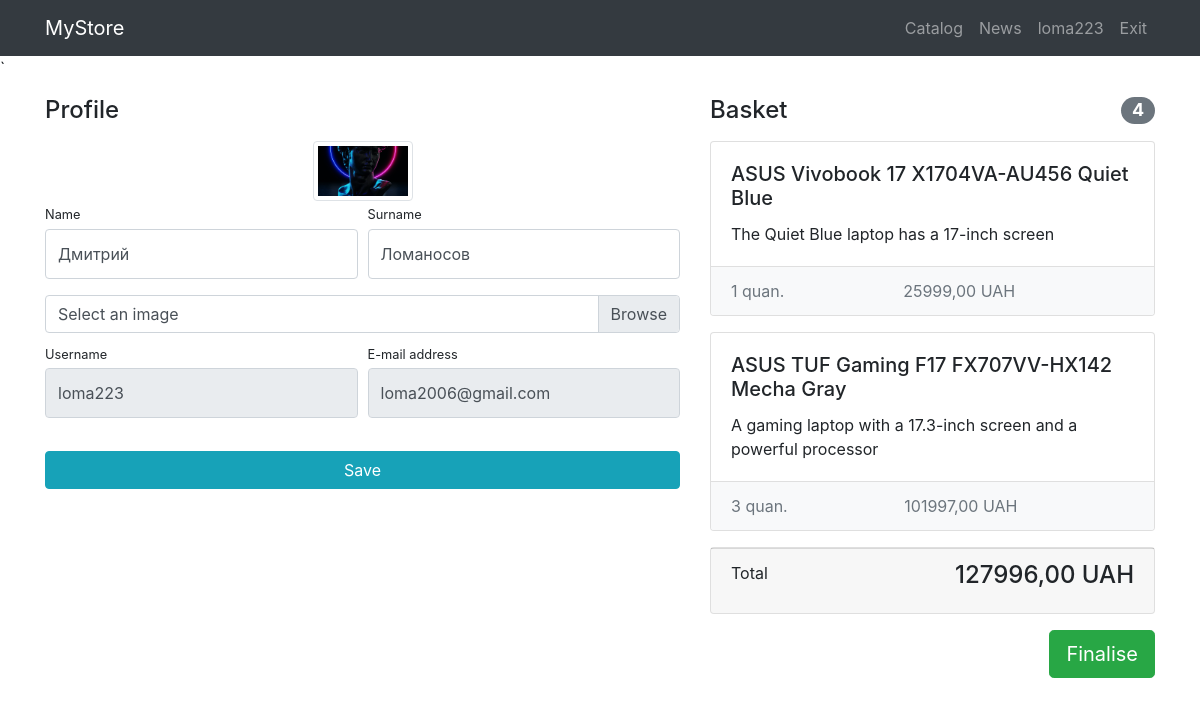
Page /users/profile/ (signed in) on the earlier database version.
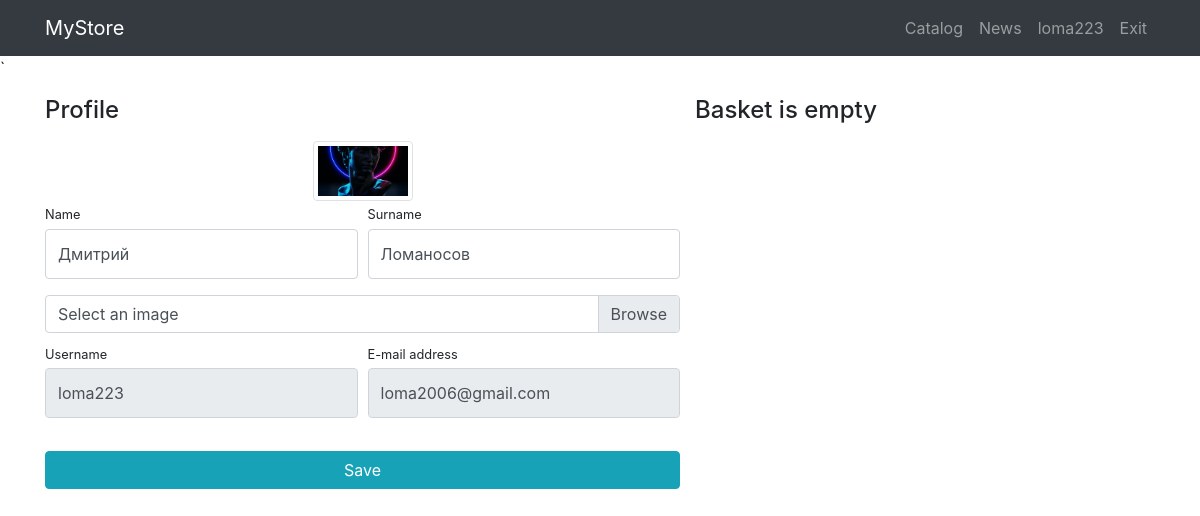
Same page on the later database version.
### products/models.py (models this page shows, shortened)
class Basket(models.Model):
    user= models.ForeignKey(User,on_delete=models.CASCADE)
    product= models.ForeignKey(Product,on_delete=models.CASCADE)
    quantity = models.PositiveIntegerField(default=0)
    created_timestap = models.DateTimeField(auto_now_add=True)
    def sum(self):
        res = self.quantity * self.product.price
        return res

class Product(models.Model):
    name = models.CharField(max_length=256)
    image = models.ImageField(upload_to='products_images',blank=True)
    description = models.TextField(blank= True)
    short_description = models.CharField(max_length=64,blank=True)
    price = models.DecimalField(max_digits=8,decimal_places=2,default=0)
    quantity= models.PositiveBigIntegerField(default=0)
    category = models.ForeignKey(ProductCategory,on_delete=models.CASCADE)

### users/views.py (the view)
# urls.py: path('profile/',profile,name= 'profile'),
def profile(request):
    user = request.user
    if request.method == 'POST':
        form = UserProfileForm(data = request.POST,instance=user,files = request.FILES)
        if form.is_valid():
            form.save()
            return HttpResponseRedirect(reverse('users:profile'))
    else:
        form = UserProfileForm(instance=user)
    baskets = Basket.objects.filter(user=user)
    total_quantity = sum(basket.quantity for basket in baskets)
    total_sum = sum(basket.sum() for basket in baskets)
    context = {'title':'ElectroHub - Profile',
                'form':form,
               'baskets':baskets,
               'total_quantity':total_quantity,
               'total_sum':total_sum}
    return render(request,'users/profile.html',context)

### users/forms.py
class UserProfileForm(UserChangeForm):
    username = forms.CharField(widget=forms.TextInput(attrs={'readonly':True}))
    email = forms.CharField(widget=forms.EmailInput(attrs={'readonly':True}))
    image = forms.ImageField(widget=forms.FileInput(),required=False)
    class Meta:
        model = User
        fields = ('username','email',"first_name", 'last_name','image')
    def __init__(self, *args, **kwargs):
        super(UserProfileForm, self).__init__(*args, **kwargs)
        for field_name, field in self.fields.items():
            field.widget.attrs['class'] = "form-control py-4"
        self.fields['image'].widget.attrs['class']='custom-file-input'

### users/templates/users/profile.html (shortened to what this page needs)
{%extends 'products/base.html'%}
{%load static%}
{%block css%}
    <link href="{%static 'css/profile.css'%}" rel="stylesheet">
{%endblock%}
{%block content%}
<div class="container">
    <div class="row">
        <div class="col-lg-7">
            <h4 class="mt-3 mb-3">Profile</h4>
            <div class="col-lg-12 text-center">
                <img width="100" height="100"
                     src="{%if user.image%} {{user.image.url}} {%else %} {% static 'vendor/img/users/default_ava.jpg'%} {%endif%}"
                     class="img-thumbnail">
            </div>
            <form action="{%url 'users:profile'  %} " method="post" enctype="multipart/form-data">
                <div class="form-row">
                    <div class="col-lg-6">
                        <div class="form-group">
                            <label class="small mb-1" for="{{form.first_name.id_for_label}}">Name</label>
                            {{form.first_name}}
                        </div>
                    </div>
                    <div class="col-lg-6">
                        <div class="form-group">
                            <label class="small mb-1" for="{{form.last_name.id_for_label}}">Surname</label>
                            {{form.last_name}}
                        </div>
                    </div>
                </div>
                <div class="form-row mb-2">
                    <div class="col-lg-12">
                        <div class="custom-file">
                            <label class="custom-file-label" for="{{form.image.id_for_label}}">Select an image
                            </label>
                        </div>
                    </div>
                </div>
                <div class="form-row">
                    <div class="col-lg-6">
                        <label class="small mb-1" for="{{form.username.id_for_label}}">Username</label>
                        {{form.username}}
                    </div>
                    <div class="col-lg-6">
                        <label class="small mb-1" for="{{form.email.id_for_label}}">E-mail address</label>
                        {{form.email}}
                    </div>
                </div>
                <div class="form-row">
                    <div class="col-lg-12" style="margin-top: 33px;">
                        <input class="btn btn-info btn-block" type="submit" value="Save">
                    </div>
                </div>
            </form>
        </div>
        {%include 'products/basket.html'%}
    </div>
</div>
{%endblock%}

### products/templates/products/basket.html (shortened to what this page needs)
{%if baskets%}
    <div class="col-lg-5">
        <h4 class="mt-3 mb-3 d-flex justify-content-between align-items-center mb-3">
            Basket <span class="badge badge-secondary badge-pill">{{total_quantity}}</span>
        </h4>
        {%for basket in baskets%}
            <div class="card mb-3">
                <div class="card-body">
                    <h5 class="card-title">{{basket.product.name}}</h5>
                    <p class="card-text">{{basket.product.short_description}}</p>
                </div>
                <ul class="list-group list-group-flush">
                    <li class="list-group-item d-flex justify-content-between lh-condensed bg-light">
                        <span class="text-muted">{{basket.quantity}} quan.</span>
                        <span class="text-muted">{{basket.sum}} UAH</span>
                    </li>
                </ul>
            </div>
        {%endfor%}
        <div class="card mb-3">
            <div class="card-footer">
                <p class="float-left">Total </p>
                <h4 class="float-right">{{total_sum}} UAH</h4>
            </div>
        </div>
        <button type="button" class="btn btn-success btn-lg float-right">Finalise</button>
    </div>
{%else%}
<h4 class="mt-3 mb-3 text-center">
    Basket is empty
</h4>
{%endif%}

Differences in the rows shown:
removed Basket: product.name "ASUS Vivobook 17 X1704VA-AU456 Quiet Blue", product.short_description "The Quiet Blue laptop has a 17-inch screen", quantity "1", sum "25999,00"
removed Basket: product.name "ASUS TUF Gaming F17 FX707VV-HX142 Mecha Gray", product.short_description "A gaming laptop with a 17.3-inch screen and a powerful processor", quantity "3", sum "101997,00"
Other differences:
{{ total_quantity }}: "4" → (not shown)
{{ total_sum }}: "127996,00" → (not shown)
text no longer shown: "Basket Total UAH Finalise"
text now shown: "Basket is empty"
